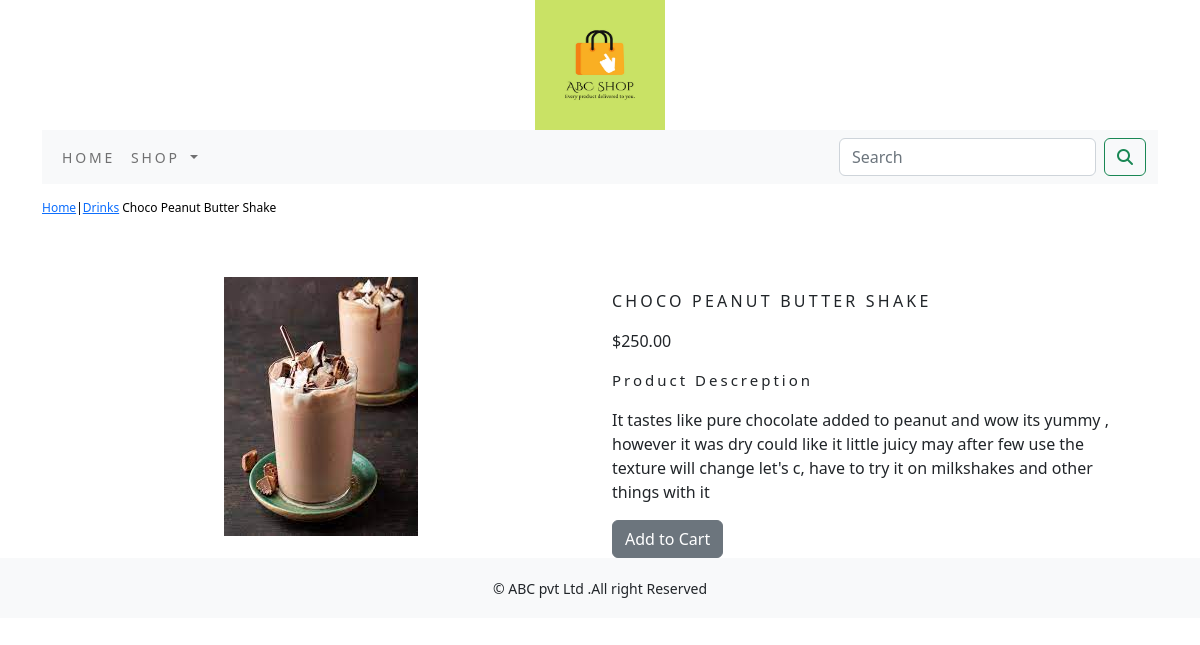
Screenshot of /shop/drinks/choco-peanut-butter-shake/ with the database file from the repository.
### shop/models.py (models this page shows, shortened)
class Product(models.Model):
    name=models.CharField(max_length=250,unique=True)
    slug=models.SlugField(max_length=250,unique=True)
    desc=models.TextField(blank=True)
    price=models.DecimalField(max_digits=10,decimal_places=2)
    category=models.ForeignKey(Category,on_delete=models.CASCADE)
    image=models.ImageField(upload_to='product',blank=True)
    stock=models.IntegerField()
    available=models.BooleanField(default=True)
    created=models.DateTimeField(auto_now_add=True)
    updated=models.DateTimeField(auto_now=True)
    class Meta:
        ordering=('name',)
        verbose_name='product'
        verbose_name_plural='products'

class Category(models.Model):
    name=models.CharField(max_length=250,unique=True)
    slug=models.SlugField(max_length=250,unique=True)
    desc=models.TextField(blank=True)
    image=models.ImageField(upload_to='category',blank=True)
    class Meta:
        ordering=('name',)
        verbose_name='category'
        verbose_name_plural='categories'
    def get_url(self):
        return reverse('shop:products_by_category',args=[self.slug])
    def __str__(self):
        return '{}'.format(self.name)

### shop/views.py (the view)
# urls.py: path('<slug:c_slug>/<slug:product_slug>/',views.proDetail,name='prodCatdetail'),
def proDetail(request,c_slug,product_slug):
    try:
        product=Product.objects.get(category__slug=c_slug,slug=product_slug)
    except Exception as e:
        raise e
    return render(request,'product.html',{'product':product})

### cart/context_processors.py (called while the page is built)
def counter(request):
    item_count=0
    if 'admin' in request.path:
       return {}
    else:
        try:
            cart=Cart.objects.filter(cart_id=_cart_id(request))
            cart_items=CartItem.objects.all().filter(cart=cart[:1])
            for cart_item in cart_items:
                item_count += cart_item.quantity
        except Cart.DoesNotExist:
            item_count =0
    return dict(item_count=item_count)

### cart/views.py (called while the page is built)
def _cart_id(request):
    cart=request.session.session_key
    if not cart:
        cart=request.session.create()
    return cart

### shop/context_processors.py (called while the page is built)
def menu_links(request):
    links=Category.objects.all()
    return dict(links=links)

### templates/product.html (shortened to what this page needs)
{% extends 'base.html' %}
{% load static %}
{% block content %}
<div class="row my_prod_row_class">
    <div class="mx_auto">
        <p><a href="{% url 'shop:allProCat' %}" >Home</a>|<a href="{{product.category.get_url}}">{{product.category}}</a>   {{product.name}} </p>
    </div>
</div>
<div class="container">
<br>
<div class="row">
    <div class="col-12 col-sm-12 col-md-12 col-lg-6 text-center">
        <div style="min-width:18rem;">
            <img src="{{product.image.url}}" alt="{{product.name}}">
        </div>
    </div>
        <div class="col-12 col-sm-12 col-md-12 col-lg-6">
            <div>
            <h1 class="my_prod_title">{{product.name}}</h1>
            <p>${{product.price}}</p>
            <p class="my_title">Product Descreption</p>
             <p class="text-justify my_prod_text">{{product.desc}}</p>
            {% if product.stock <= 0 %}
            <p class="text-justify my_prod_text"><b>Out of stock</b></p>
            {% else %}
            <a class="btn btn-secondary"  href="{% url 'cart:add_cart' product.id %}">Add to Cart</a>
            {% endif %}
        </div>
        </div>
    </div>
</div>
{% endblock %}

### static/css/custom.css (style rules this page uses)
body { font-family: 'Lora', serif; }
.my_title { font-size:15px; text_transform:uppercase; letter-spacing:.2em; }
.my_prod_row_class { padding-top:15px; padding-bottom:20px; }
.my_prod_row_class .mx_auto { color:#000; font-size:12px; text-decoration:none; }
.my_prod_title { font-size:16px; text-transform:uppercase; letter-spacing:.2em; padding-top:15px; padding-bottom:10px; }
.my_prod_text { padding-right:20px; }

### rows the page displays
Product: category "Drinks", name "Choco Peanut Butter Shake", image (picture), name "CHOCO PEANUT BUTTER SHAKE", price "250.00", desc "It tastes like pure chocolate added to peanut and wow its yummy , however it was dry could like it little juicy may after few use the texture will change let's c, have to try it on milkshakes and other things with it"
